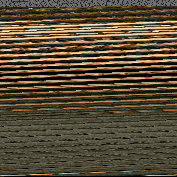
#> input picture ARKTASK_SOHAM/TASK-3/Level1.png, 177 x 177 px
$ python T3L1.py
#> lines starting #> are read from the running program, lines starting #| are printed output that depends on the picture
import cv2
import numpy as np
img=cv2.imread('Level1.png')
#> img is the input picture: shape (177, 177, 3); mean B, G, R 54.6, 75.4, 87.5
newimage1=np.zeros((200,150,3),dtype='uint8')
newimage2=np.zeros((200,150,3),dtype='uint8')
newimage3=np.zeros((200,150,3),dtype='uint8')
i=6
j=94
k=0
m=0
n=0
bluearray=[]
greenarray=[]
redarray=[]
while i<177:
    if k>=30000:
        break
    while j<177:
      if k == 30000:
            break
      b =img[i, j]

      bluearray.append(b[0])
      greenarray.append(b[1])
      redarray.append(b[2])
      j+=1
      k+=1
    i+=1
    j=0
#> after the loop, bluearray = 30000 items; greenarray = 30000 items; i = 177; k = 30000; redarray = 30000 items
print(len(bluearray))
#| 30000
m=0
n=0
c=0
while m<200:
    while n<150:
        newimage1[m,n]=(bluearray[c],0,0)
        c=c+1
        n=n+1
    n=0
    m=m+1
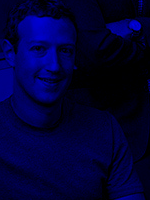
#> newimage1: shape (200, 150, 3); mean of channels 0, 1, 2 53.6, 0, 0; drawn as B, G, R
#> after the loop, c = 30000; m = 200

a=0
b=0
d=0
while a<200:
    while b<150:
        newimage2[a,b]=(0,greenarray[d],0)
        d=d+1
        b=b+1
    a=a+1
    b=0
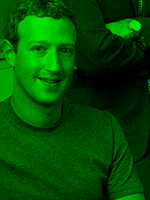
#> newimage2: shape (200, 150, 3); mean of channels 0, 1, 2 0, 75.3, 0; drawn as B, G, R
#> after the loop, a = 200; d = 30000
m = 0
n = 0
c = 0
while m < 200:
    while n < 150:
        newimage3[m,n] = (0, 0, redarray[c])
        c = c + 1
        n = n + 1
    n = 0
    m = m + 1
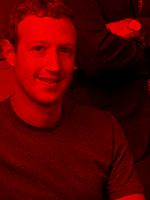
#> newimage3: shape (200, 150, 3); mean of channels 0, 1, 2 0, 0, 87.9; drawn as B, G, R
#> after the loop, c = 30000; m = 200
finalimage=newimage1+newimage2+newimage3
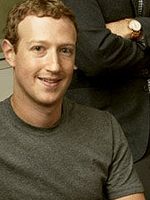
#> finalimage: shape (200, 150, 3); mean of channels 0, 1, 2 53.6, 75.3, 87.9; drawn as B, G, R
cv2.imshow("nummpy",finalimage)
cv2.imwrite("mark.png",finalimage)
print(finalimage[0,0])
#| [44 88 95]
if cv2.waitKey(0)==ord('q'):
#> (key q is pressed here)
    cv2.destroyWindow()

$ run again, with ARKTASK_SOHAM/TASK-3/maze.png copied over ARKTASK_SOHAM/TASK-3/Level1.png
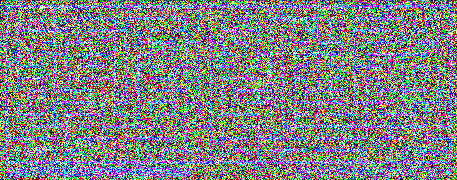
#> input picture ARKTASK_SOHAM/TASK-3/maze.png, 457 x 180 px
#> img is the input picture: shape (180, 457, 3); mean B, G, R 135.7, 128.2, 127.2
#> after the loop `while i<177:`: bluearray = 30000 items; i = 177; k = 30000; redarray = 30000 items
#| 30000
#> after the loop `while m<200:`: c = 30000; m = 200
#> after the loop `while a<200:`: d = 30000
#> after the loop `while m < 200:`:
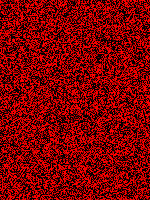
#> newimage3: shape (200, 150, 3); mean of channels 0, 1, 2 0, 0, 127.7; drawn as B, G, R
#> after the loop `while m < 200:`: m = 200
#> `finalimage=newimage1+newimage2+newimage3`:
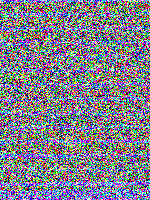
#> finalimage: shape (200, 150, 3); mean of channels 0, 1, 2 138.6, 128, 127.7; drawn as B, G, R
#| [230 191 255]
